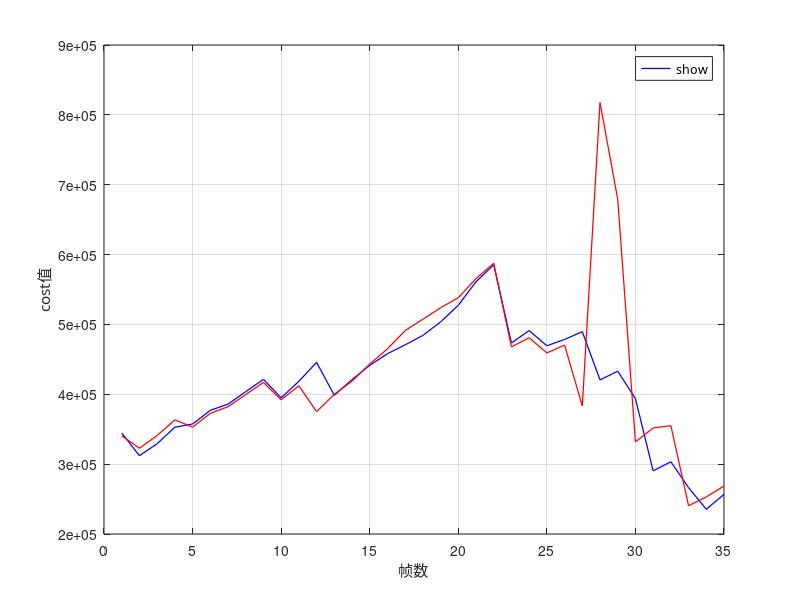

This figure's MATLAB source: (Note: this script raises an error after producing the figure.)
% 自动加载并获取唯一变量
S1 = load('finalCostList.mat');
S2 = load('finalCostList_attack_c12.mat');

% 获取结构体中的第一个字段（即变量名）
var1 = fieldnames(S1);
var2 = fieldnames(S2);

normal = S1.(var1{1})/2927; % 除以点数量
attack = S2.(var2{1})/2927;

% 绘图（同上）
figure;
plot(normal(63:63+34), 'b', 'DisplayName', '无攻击', 'LineWidth', 0.9);
hold on;
plot(attack(63:63+34), 'r', 'DisplayName', '有攻击', 'LineWidth', 0.9);
hold off;

xlabel('帧数', 'FontName', 'SimHei');
ylabel('cost值', 'FontName', 'SimHei');
% title('Cost Comparison', 'FontName', 'SimHei');  % 如果启用标题也加字体

legend('show', 'FontName', 'SimHei');

grid on;

% 设置坐标轴刻度标签字体（包括 x 和 y 轴数字）
ax = gca;
ax.FontName = 'SimHei';